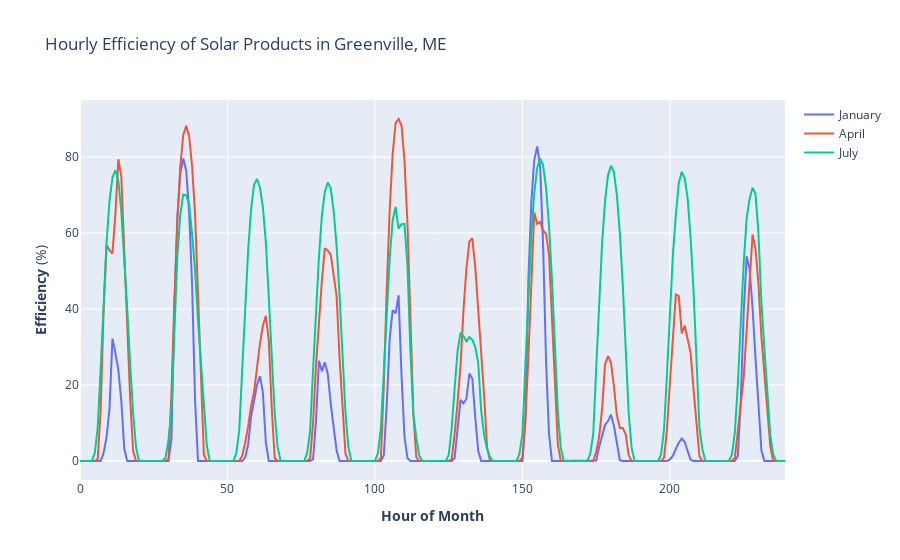

Here is the notebook cell this chart was saved with:
### Markdown cell above
In following plot of solar efficiency in Greenville, ME, the change in solar efficiency is apparent across January, April, and July. Peak solar efficiency is lower in the winter month of January, which makes sense based on weather patterns and the angle of the earth, which affect the intensity of the UV rays. The width of the spike is smaller in January than in July or April, indicating a shorter winter day.

### Code cell
ogo.plot_solar_efficiency_month(['January', 'April', 'July'], 'Greenville,ME')

### Figure 1 — Plotly figure (JSON) as saved in the notebook; plotly's stock layout.template omitted (floating-point values rounded to 4 significant figures; data arrays with more than 128 entries replaced by an {"elided": "..."} marker saying what was removed)
{"data": [{"line": {"color": "#636EFA"}, "mode": "lines", "name": "January", "type": "scatter", "x": {"elided": "240 int values"}, "y": {"elided": "744 float values"}}, {"line": {"color": "#EF553B"}, "mode": "lines", "name": "April", "type": "scatter", "x": {"elided": "240 int values"}, "y": {"elided": "720 float values"}}, {"line": {"color": "#00CC96"}, "mode": "lines", "name": "July", "type": "scatter", "x": {"elided": "240 int values"}, "y": {"elided": "744 float values"}}], "layout": {"title": {"text": "Hourly Efficiency of Solar Products in Greenville, ME"}, "xaxis": {"anchor": "y", "domain": [0, 1], "title": {"text": "<b>Hour of Month</b>"}}, "yaxis": {"anchor": "x", "domain": [0, 1], "title": {"text": "<b>Efficiency</b> (%)"}}}}
